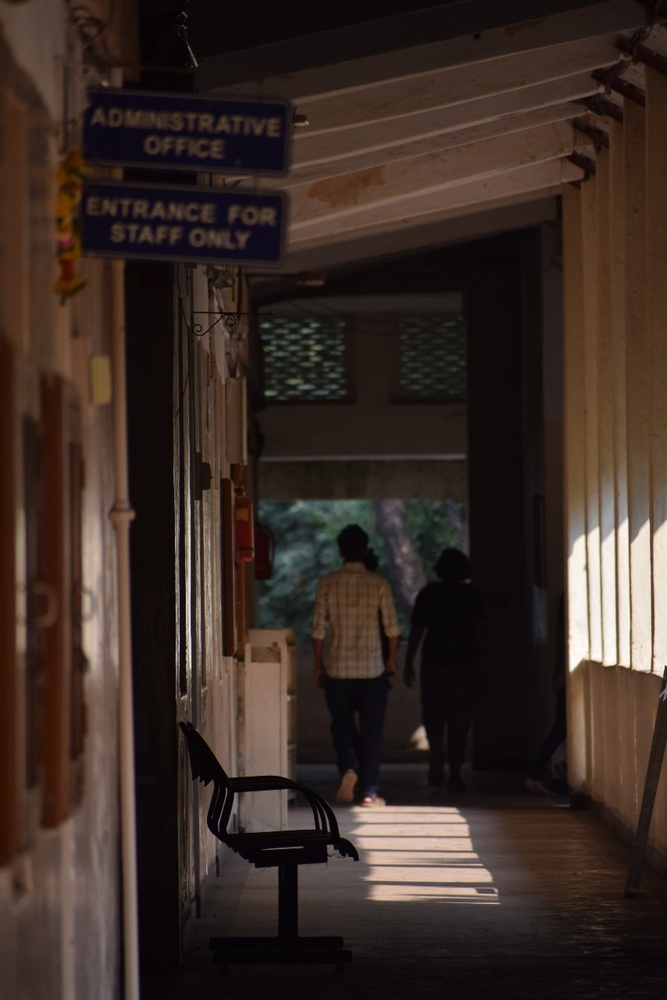
#> input picture Assg 1/corridor.jpg, 667 x 1000 px, shrunk from 854 x 1280 before the run
$ python 1_Color_Channels.py
#> lines starting #> are read from the running program, lines starting #| are printed output that depends on the picture
from PIL import Image
import numpy as np
import matplotlib.pyplot as plt

image_path = "corridor.jpg"
image = Image.open(image_path)
#> image is the input picture: PIL image 667x1000 RGB; mean R, G, B 58.2, 44.3, 37.7
image_array = np.array(image)
height, width, channels = image_array.shape
#> height = 1000; width = 667; channels = 3

red_channel_image = np.empty_like(image_array)
green_channel_image = np.empty_like(image_array)
blue_channel_image = np.empty_like(image_array)

for i in range(height):
    for j in range(width):
        for k in range(channels):
            if(k != 0):
                red_channel_image[i, j, k] = 0
            else:
                red_channel_image[i, j, k] = image_array[i, j, k]

            if(k != 1):
                green_channel_image[i, j, k] = 0
            else:
                green_channel_image[i, j, k] = image_array[i, j, k]

            if(k != 2):
                blue_channel_image[i, j, k] = 0
            else:
                blue_channel_image[i, j, k] = image_array[i, j, k]
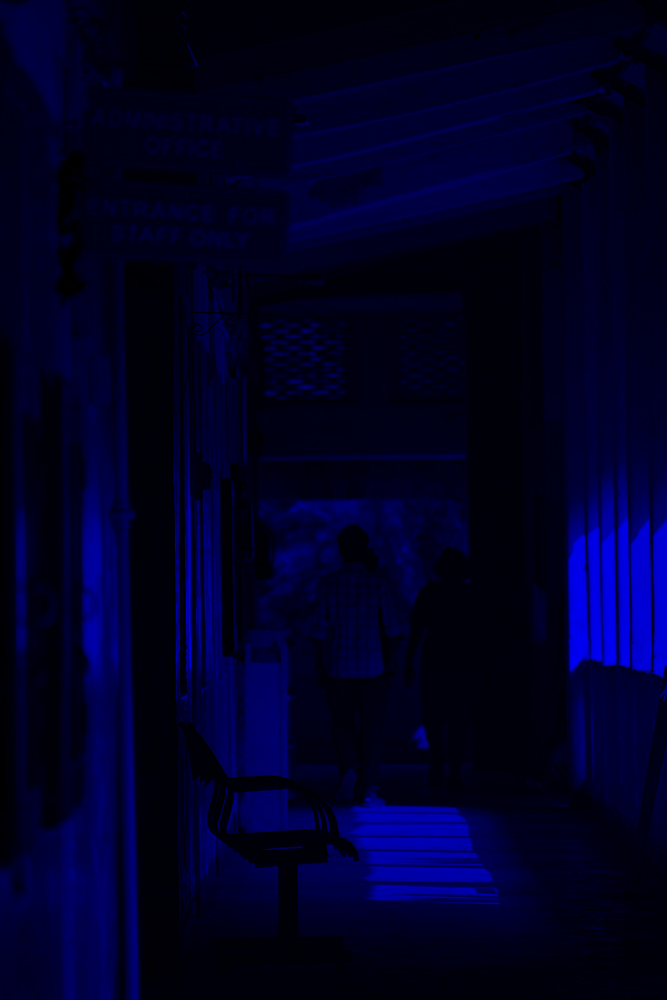
#> blue_channel_image: shape (1000, 667, 3); mean R, G, B 0, 0, 37.7
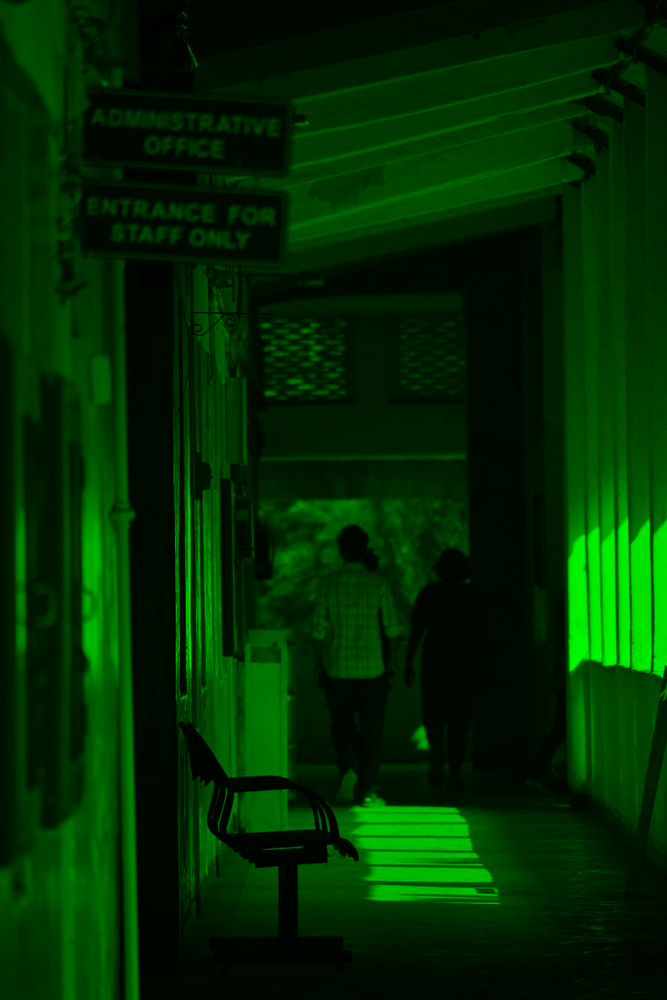
#> green_channel_image: shape (1000, 667, 3); mean R, G, B 0, 44.3, 0
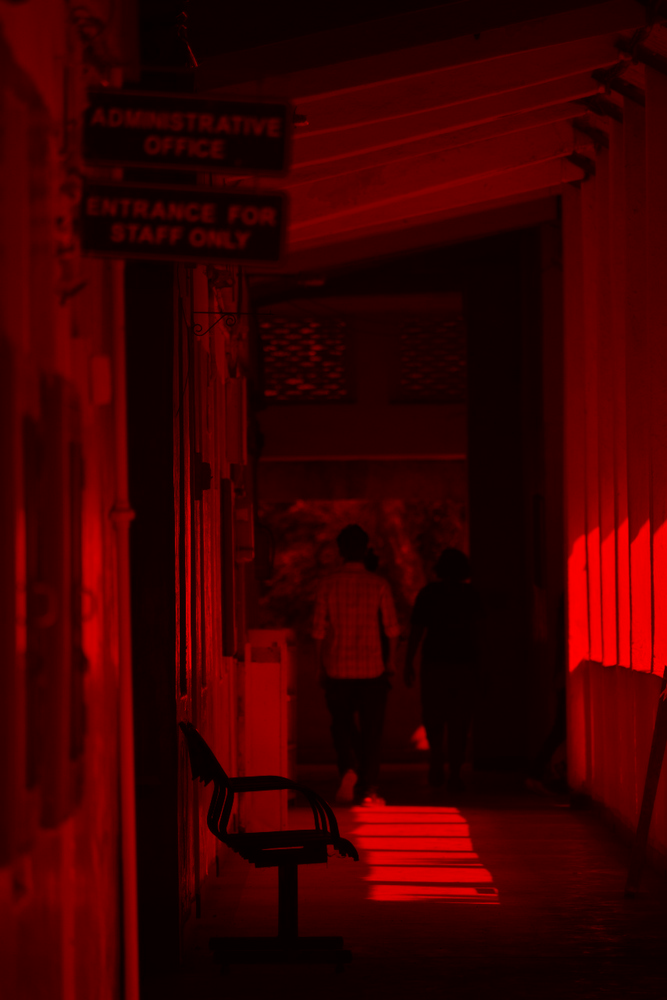
#> red_channel_image: shape (1000, 667, 3); mean R, G, B 58.2, 0, 0

fig, axs = plt.subplots(2, 2)
axs = axs.flatten()

image_arrays = [image_array, red_channel_image, green_channel_image, blue_channel_image]
titles = ["Original Image", "Red Channel Image", "Green Channel Image", "Blue Channel Image"]

for i, ax in enumerate(axs):
    ax.imshow(image_arrays[i].astype(np.uint8))
    ax.axis('off')
    ax.set_title(titles[i])

plt.tight_layout()
plt.show()
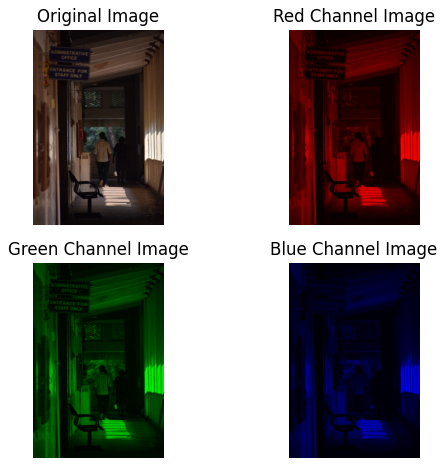
#> figure drawn by matplotlib, 4 panels

$ run again, with Assg 1/group.jpg copied over Assg 1/corridor.jpg
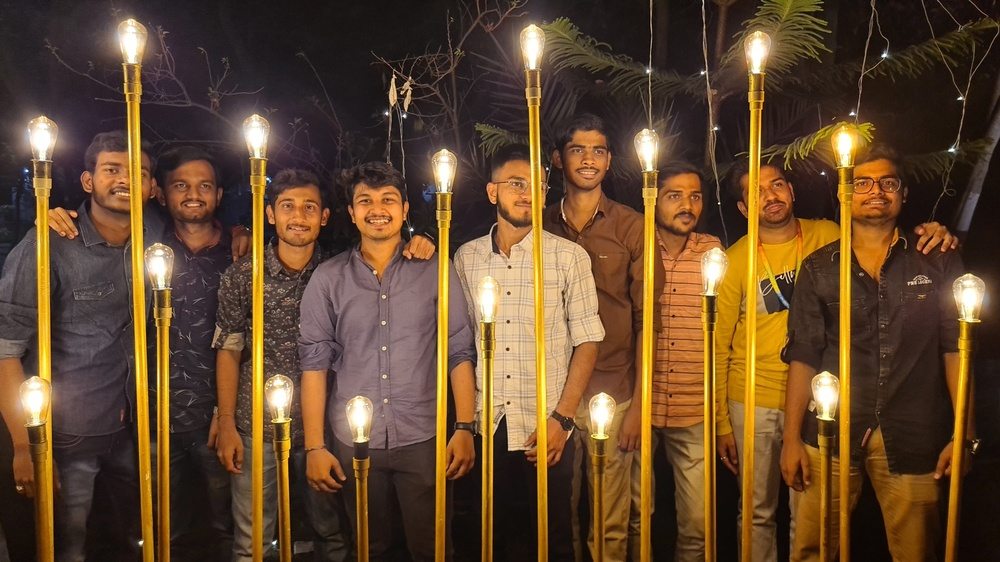
#> input picture Assg 1/group.jpg, 1000 x 562 px, shrunk from 4032 x 2268 before the run
#> image is the input picture: PIL image 1000x562 RGB; mean R, G, B 98.5, 71.3, 45
#> after the loop `for i in range(height):`:
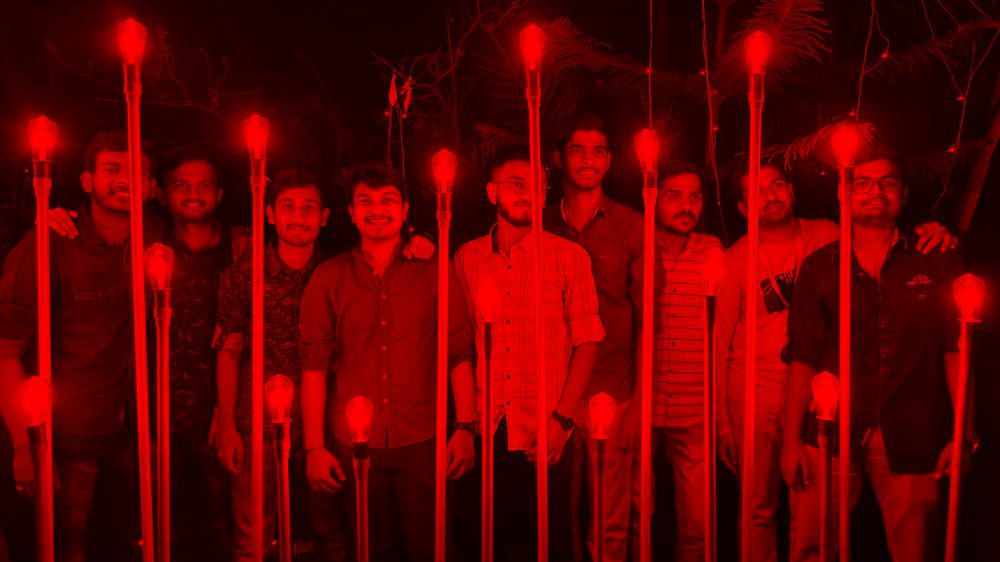
#> red_channel_image: shape (562, 1000, 3); mean R, G, B 98.5, 0, 0
#> `plt.show()`:
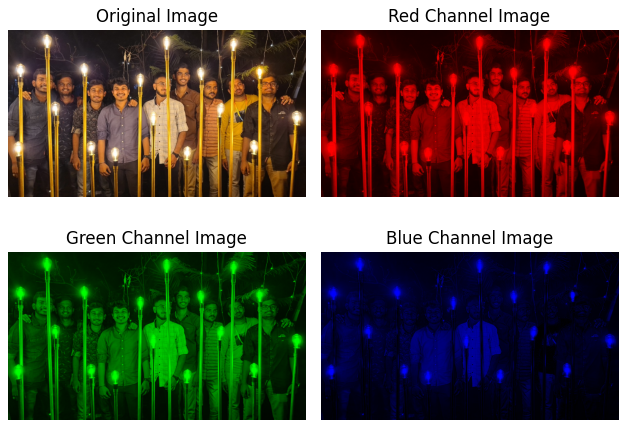
#> figure drawn by matplotlib, 4 panels

$ run again, with Assg 1/hostel.jpg copied over Assg 1/corridor.jpg
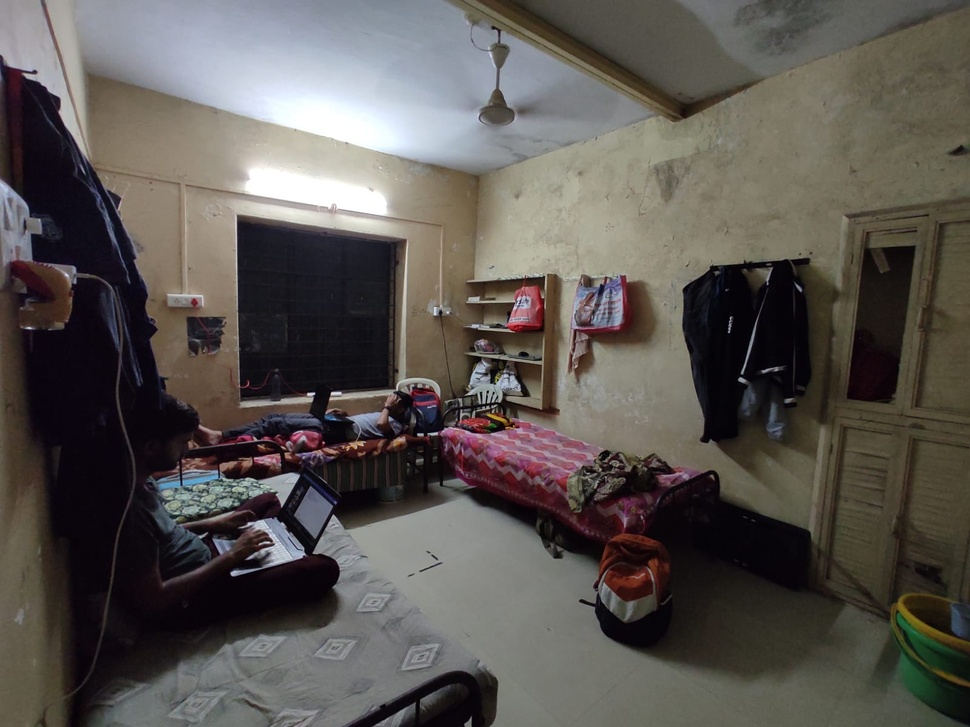
#> input picture Assg 1/hostel.jpg, 970 x 727 px, shrunk from 1600 x 1200 before the run
#> image is the input picture: PIL image 970x727 RGB; mean R, G, B 90.3, 85.6, 81.3
#> after the loop `for i in range(height):`:
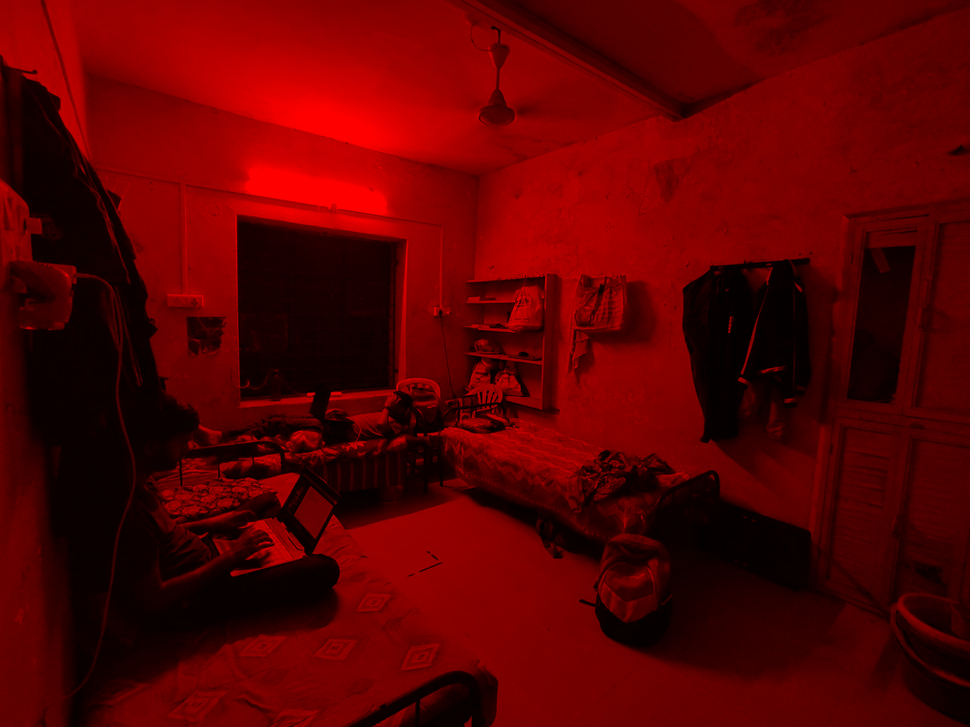
#> red_channel_image: shape (727, 970, 3); mean R, G, B 90.3, 0, 0
#> `plt.show()`:
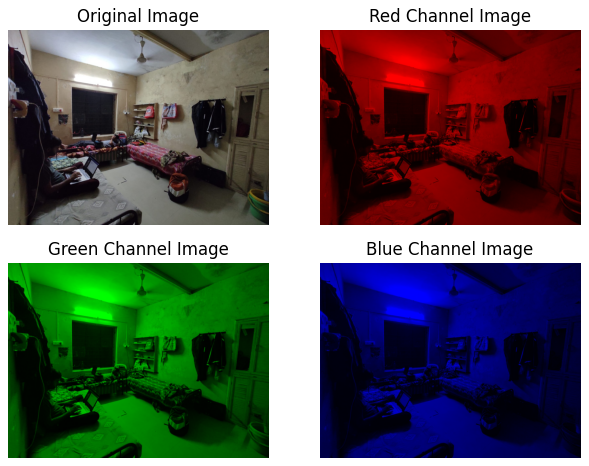
#> figure drawn by matplotlib, 4 panels

$ run again, with Assg 1/me.jpg copied over Assg 1/corridor.jpg
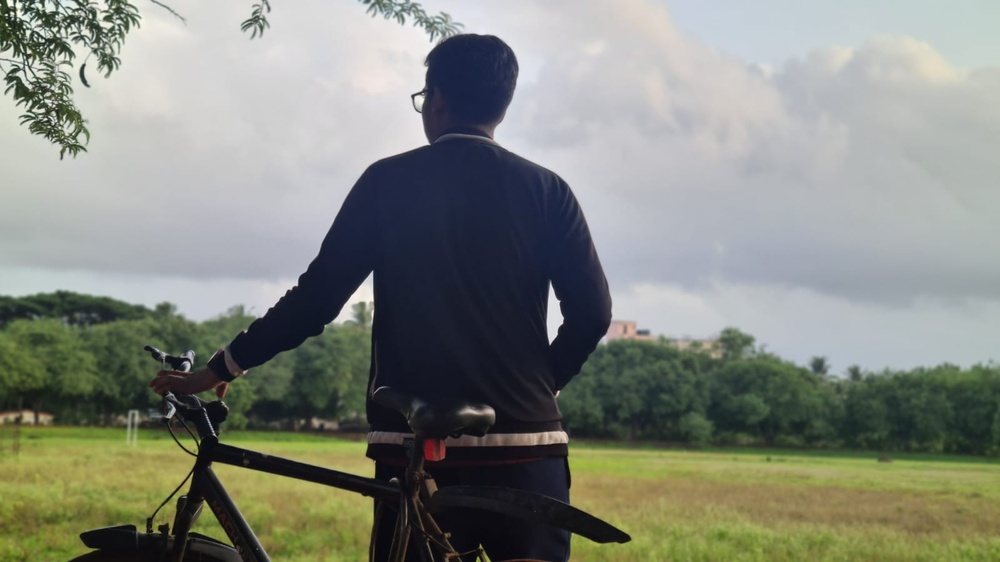
#> input picture Assg 1/me.jpg, 1000 x 562 px, shrunk from 1600 x 900 before the run
#> image is the input picture: PIL image 1000x562 RGB; mean R, G, B 130.9, 134.7, 125.5
#> after the loop `for i in range(height):`:
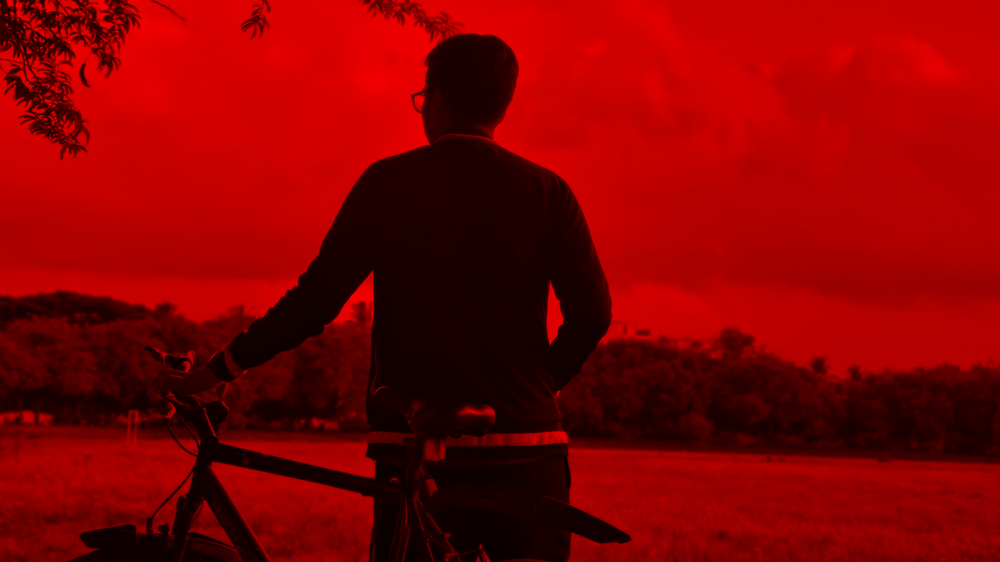
#> red_channel_image: shape (562, 1000, 3); mean R, G, B 130.9, 0, 0
#> `plt.show()`:
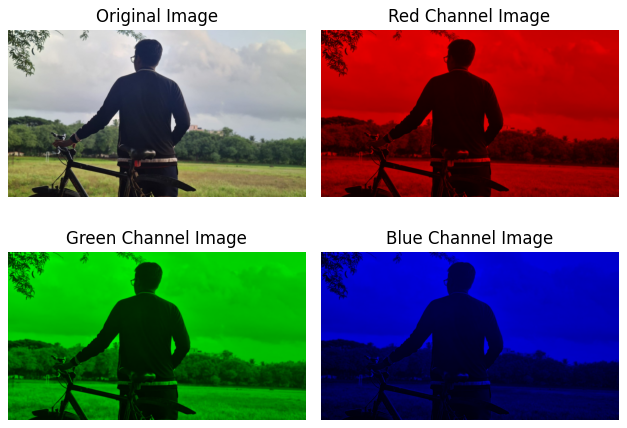
#> figure drawn by matplotlib, 4 panels
